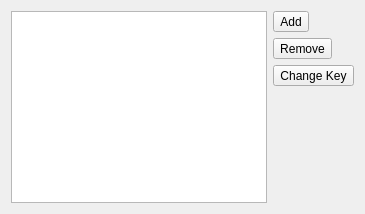
<?xml version="1.0" encoding="UTF-8"?>
<ui version="4.0">
 <class>HotkeyPage</class>
 <widget class="QWidget" name="HotkeyPage">
  <property name="windowTitle">
   <string>Form</string>
  </property>
  <layout class="QVBoxLayout" name="verticalLayout">
   <item>
    <layout class="QHBoxLayout" name="horizontalLayout">
     <item>
      <widget class="QTableView" name="hotkeyTableView">
       <property name="selectionMode">
        <enum>QAbstractItemView::SelectionMode::SingleSelection</enum>
       </property>
       <property name="selectionBehavior">
        <enum>QAbstractItemView::SelectionBehavior::SelectRows</enum>
       </property>
       <property name="sortingEnabled">
        <bool>true</bool>
       </property>
       <attribute name="horizontalHeaderStretchLastSection">
        <bool>true</bool>
       </attribute>
      </widget>
     </item>
     <item>
      <layout class="QVBoxLayout" name="buttonLayout">
       <item>
        <widget class="QToolButton" name="addButton">
         <property name="toolTip">
          <string>Add Hotkey</string>
         </property>
         <property name="text">
          <string>Add</string>
         </property>
        </widget>
       </item>
       <item>
        <widget class="QToolButton" name="removeButton">
         <property name="toolTip">
          <string>Remove Hotkey</string>
         </property>
         <property name="text">
          <string>Remove</string>
         </property>
        </widget>
       </item>
       <item>
        <widget class="QToolButton" name="editButton">
         <property name="toolTip">
          <string>Change Key</string>
         </property>
         <property name="text">
          <string>Change Key</string>
         </property>
        </widget>
       </item>
       <item>
        <spacer name="verticalSpacer">
         <property name="orientation">
          <enum>Qt::Orientation::Vertical</enum>
         </property>
         <property name="sizeHint" stdset="0">
          <size>
           <width>20</width>
           <height>40</height>
          </size>
         </property>
        </spacer>
       </item>
      </layout>
     </item>
    </layout>
   </item>
  </layout>
 </widget>
 <resources/>
 <connections/>
</ui>
